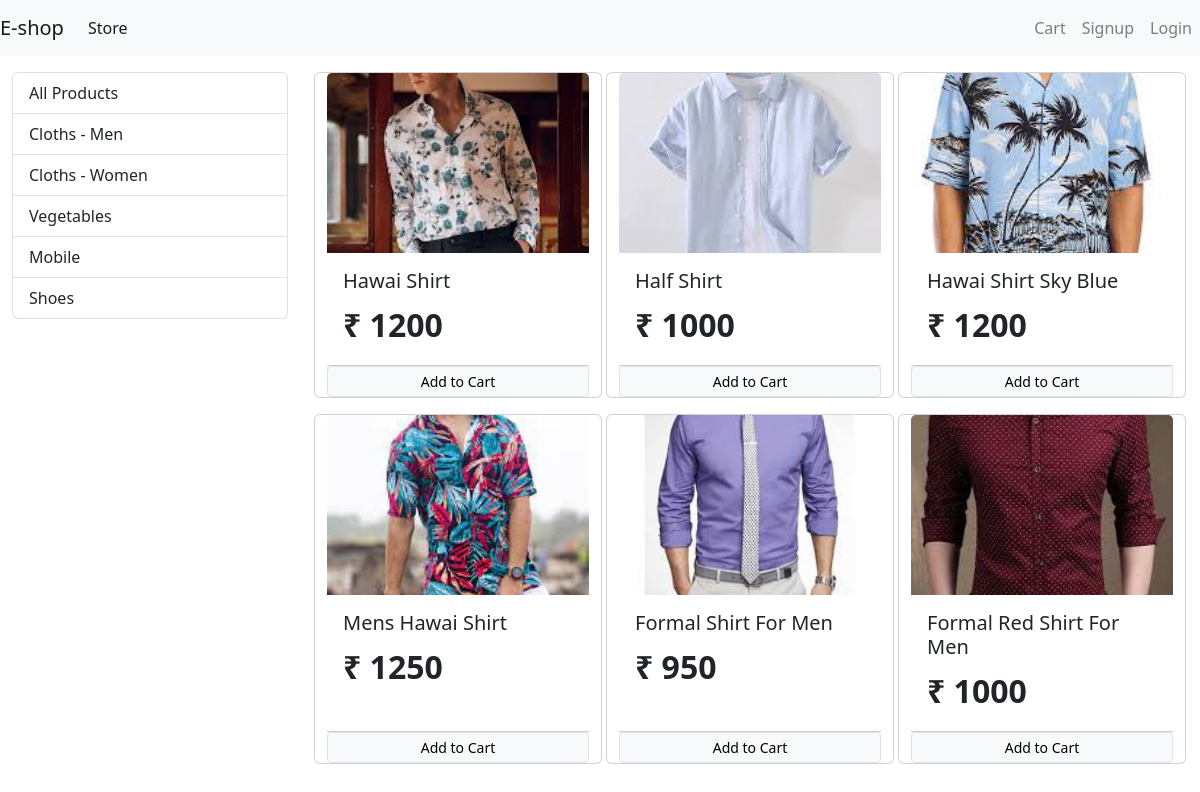
/?category=1, run on the app's committed database.
### store/models/category.py (models this page shows, shortened)
class Category(models.Model):
    name = models.CharField(max_length=20)
    @staticmethod
    def get_all_categories():
        return Category.objects.all()

### store/models/product.py (models this page shows, shortened)
class Product(models.Model):
    name = models.CharField(max_length=50)
    price = models.IntegerField(default=0)
    category = models.ForeignKey(Category,on_delete=models.CASCADE, default=1)
    description = models.CharField(max_length=200, default=' ',null=True, blank=True)
    image = models.ImageField(upload_to='uploads/products/')
    @staticmethod
    def get_all_products_by_category_id(category_id):
        if category_id:
            return Product.objects.filter(category = category_id)
        else:
            return Product.get_all_products()

### store/views/home.py (the view, shortened to what this page needs)
# urls.py: path('',Index.as_view(),name='homepage'),
class Index(View):
    def get(self, request):
        cart = request.session.get('cart')
        if not cart:
            request.session['cart'] = {}
        products = None
        categories = Category.get_all_categories()
        categoryID = request.GET.get('category')
        if categoryID:
            products = Product.get_all_products_by_category_id(categoryID)
        else:
            products = Product.get_all_products()
        data = {}
        data['products'] = products
        data['categories'] = categories
        return render(request, 'index.html', data, )

### store/templatetags/cart.py (called while the page is built)
@register.filter(name='is_in_cart')
def is_in_cart(product, cart):
    keys = cart.keys()
    for id in keys:
        if int(id) == product.id:
            return True
    return False

### store/templatetags/custome_filter.py (called while the page is built)
@register.filter(name='currency')
def currency(number):
    return "₹ "+str(number)

### store/templates/index.html (shortened to what this page needs)
{% extends 'header.html' %}
{% block content %}
{% load cart %}
{% load custome_filter%}
<div class="container-fluid mt-3">
    <div class="row">
        <div class="col-lg-3 mx-auto">
        <div class="list-group">
            <a href="/" class="list-group-item list-group-item-action">All Products</a>
            {% for category in categories %}
            <a href="/?category={{category.id}}" class="list-group-item list-group-item-action">{{ category.name }}</a>
            {% endfor %}
        </div>
        </div>
        <div id="products" class="col-lg-9 mx-auto">
            <div class="row mx-auto">
  {% for product in products %}
  <div class="card mx-auto mb-3" id={{product.id}} style="width: 18rem;">
    <img src="{{product.image.url}}" class="card-img-top img-fluid" alt="...">
    <div class="card-body">
      <h5 class="card-title">{{product.name}}</h5>
      <p class="card-text"><b><span style="font-size:2rem;">{{product.price|currency}}</span></b></p>
    </div>
    <div class="card-footer p-0  no-gutters">
        {% if product|is_in_cart:request.session.cart %}
         <div class="row no-gutters" >
         <form action="/#{{product.id}}" method="post" class="col-2 ">
                 {% csrf_token %}
                 <input hidden type="text" value='{{product.id}}' name="product">
                 <input hidden type="text" value='True' name="remove">
                 <input type="submit" value=" - " class=" btn  btn-secondary">
             </form>
        <div class="text-center col">{{product|cart_quantity:request.session.cart}} in Cart</div>
             <form action="/#{{product.id}}" method="post" class="col-2 ">
                 {% csrf_token %}
                 <input hidden type="text" value='{{product.id}}' name="product">
                 <input type="submit" value=" + " class=" btn  btn-secondary">
             </form>
    </div>
        {% else %}
        <form action="/#{{product.id}}" method="POST" class="btn-block">
              <input type="submit" class="float-right btn btn-block btn-light border btn-sm" value="Add to Cart">
    </form>
        {% endif %}
</div>
  </div>
  {% endfor %}
</div>
        </div>
    </div>
</div>
{% endblock %}

### store/templates/header.html (shortened to what this page needs)
<!doctype html>
<html lang="en">
  <head>
    <link rel="stylesheet" href="https://cdn.jsdelivr.net/npm/bootstrap@4.4.1/dist/css/bootstrap.min.css">
    <link href="https://cdn.jsdelivr.net/npm/bootstrap@5.3.2/dist/css/bootstrap.min.css" rel="stylesheet">
  </head>
  <body>
  <nav class="navbar navbar-expand-lg navbar-light bg-light">
  <a class="navbar-brand" href="/">E-shop</a>
  <div class="collapse navbar-collapse" id="navbarSupportedContent">
    <ul class="navbar-nav mr-auto">
      <li class="nav-item active">
        <a class="nav-link" href="#">Store <span class="sr-only">(current)</span></a>
      </li>
    </ul>
    <ul class="navbar-nav my-2 my-lg-0">
      {% if request.session.customer_id %}
      <li class="nav-item ">
        <a class="nav-link" href="/cart">Cart
          <span class="badge badge-info">{{request.session.cart.keys|length}}</span>
          <span class="sr-only">(current)</span></a>
      </li>
      <li class="nav-item ">
        <a class="nav-link" href="/orders">Orders <span class="sr-only">(current)</span></a>
      </li>
      <li class="nav-item ">
        <a class="nav-link" href="/logout">Logout <span class="sr-only">(current)</span></a>
      </li>
     {% else  %}
      <li class="nav-item ">
        <a class="nav-link" href="/cart">Cart <span class="sr-only">(current)</span></a>
      </li>
       <li class="nav-item ">
        <a class="nav-link" href="/signup">Signup <span class="sr-only">(current)</span></a>
      </li>
      <li class="nav-item ">
        <a class="nav-link" href="/login">Login <span class="sr-only">(current)</span></a>
      </li>
      {% endif %}
    </ul>
  </div>
</nav>
  {% block content %}
  {% endblock %}
  </body>
</html>

### store/templates/header.html (style rules this page uses)
.card-img-top { width:100%; height:15vw; object-fit:cover; }

### data on the page
Category: name "Cloths - Men"
Category: name "Cloths - Women"
Category: name "Vegetables"
Category: name "Mobile"
Category: name "Shoes"
Product: {{ product.id }} 1 (drawn), image (picture), name "Hawai Shirt", price "₹ 1200"
Product: image (picture), name "Half Shirt", price "₹ 1000"
Product: image (picture), name "Hawai Shirt Sky Blue", price "₹ 1200"
Product: image (picture), name "Mens Hawai Shirt", price "₹ 1250"
Product: image (picture), name "Formal Shirt For Men", price "₹ 950"
Product: image (picture), name "Formal Red Shirt For Men", price "₹ 1000"
